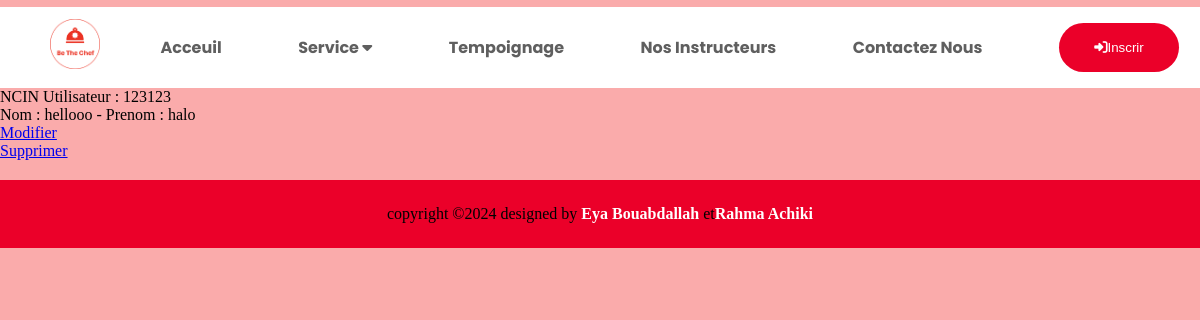
Page /index.php?controller=utilisateur&action=read&id_user=123123 (signed in) on the committed database.
### tables this page shows
CREATE TABLE `utilisateur` (
  `id_user` int(8) NOT NULL,
  `nom` varchar(30) NOT NULL,
  `prenom` varchar(15) NOT NULL,
  `email` varchar(150) NOT NULL,
  `mdp` varchar(255) NOT NULL,
  `sexe` char(1) NOT NULL
);

### model/model.php (called while the page is built, shortened)
<?php
class Model{
    private static $pdo;
    public static function Init(){
		$host = Conf::getHostname();
		$dbname = Conf::getDatabase();
		$login = Conf::getLogin();
		$pass = Conf::getPassword();
		try{
			self::$pdo = new PDO("mysql:host=$host;dbname=$dbname",$login,$pass);
			} catch(PDOException $e) {
				die ($e->getMessage());
			}
	}
	public static function select($cle_primaire) {
	    $sql = "SELECT * from ".static::$table." WHERE ".static::$primary."=:cle_primaire";
	    $req_prep = self::$pdo->prepare($sql);
	    $req_prep->bindParam(":cle_primaire", $cle_primaire);
	    $req_prep->execute();
	    $req_prep->setFetchMode(PDO::FETCH_CLASS, 'Model'.ucfirst(static::$table));
	    if ($req_prep->rowCount()==0){
			return null;
			die();
	  	}else{
			$rslt = $req_prep->fetch();
			return $rslt;
		}
  	}
}

### model/model_user.php (called while the page is built, shortened)
<?php
require_once ("model.php");
class ModelUtilisateur extends Model{
  private $id_user;
  private $nom;
  private $prenom;
 public function getId_User() {
       return $this->id_user;
  }
 public function getNom() {
       return $this->nom;
  }
  public function getPrenom() {
       return $this->prenom;
  }
}
?>

### view/utilisateur/viewReadUtilisateur.php (the view)
<?php
	$id_user=$u->getId_User();
	echo '<p>NCIN Utilisateur : '.$id_user;
	echo '<br/>Nom : '.$u->getNom().' - Prenom : '.$u->getPrenom().'</p>';
	echo '<div class= updt><a href="index.php?controller=utilisateur&action=update&id_user='.$id_user.'">
	 Modifier </a></div>';
	echo '<div class= supp><a href="index.php?controller=utilisateur&action=delete&id_user='.$id_user.'">
	 Supprimer </a></div> ';
?>

### css/acceuil.css (style rules this page uses)
* { border: 0; margin: 0; box-sizing: border-box; }

### css/register.css (style rules this page uses)
* { border: 0; margin: 0; box-sizing: border-box; }

### css/etudiant/etudiant.css (style rules this page uses)
* { border: 0; margin: 0; box-sizing: border-box; }

### css/login.css (style rules this page uses)
* { border: 0; margin: 0; box-sizing: border-box; }

### css/recette.css (style rules this page uses)
* { border: 0; margin: 0; box-sizing: border-box; }
body { background-color:#faabab; }

### css/formation/formation.css (style rules this page uses)
* { border: 0; margin: 0; box-sizing: border-box; }

### rows in the picture
utilisateur: id_user "123123", nom "hellooo", prenom "halo"
